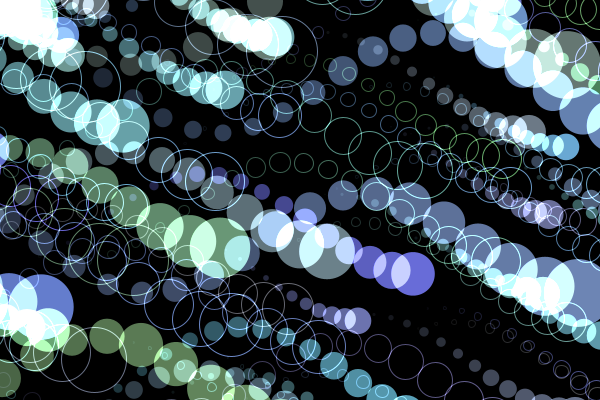
Frame 1 (no input)
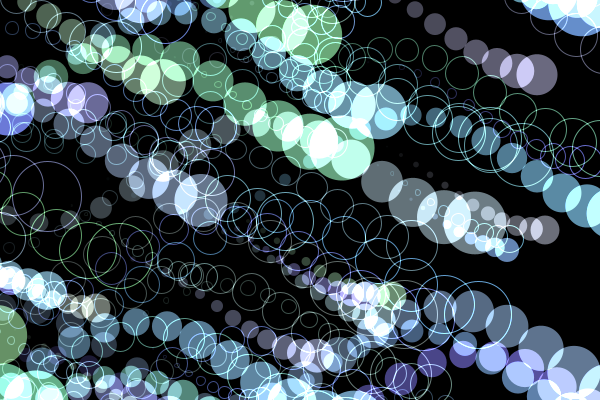
Frame 2 (the mouse pressed at the canvas centre, redrawn once)

The Processing sketch that drew these frames (run headless with seeded random() and noise(); the mouse was pressed at the canvas centre and the sketch redrawn once):

// Processing sketch: graphic
// ── graphic.pde
void setup() {
    size(600, 400);
    noLoop();
    blendMode(ADD);
}

void draw() {
    background(0);
    for (int i = 0; i < 100; i++) {
        nyoro(
            int(random(10, 30)), 
            int(random(- 100, width + 100)), 
            int(random(-100, height + 100)), 
            color(random(100, 110), random(100, 180), random(100, 220)), 
            int(random(10)), 
            boolean(int(random(2)))
            );
    }
}

void nyoro(int n, int x, int y, color c, float sp, Boolean fill) {
    for (int i = 0; i < n; i++) {
        if (fill) {
            noStroke();
            fill(c, (n - i) * 255 / n);
        } else {
            noFill();
            stroke(c, (n - i) * 255 / n);
        }
        ellipse(
            x - n * i * width / 500, 
            y + 50 * cos(radians(n * i + frameCount * sp)), 
            (n - i) * 4 * noise(float(i * 10 + frameCount) / 100), 
            (n - i) * 4 * noise(float(i * 10 + frameCount) / 100)
            );
    }
}
